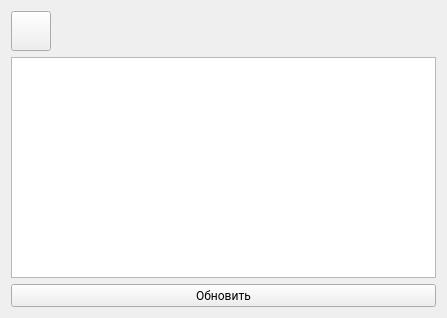
<?xml version="1.0" encoding="UTF-8"?>
<ui version="4.0">
 <class>PrintForm</class>
 <widget class="QWidget" name="PrintForm">
  <property name="enabled">
   <bool>true</bool>
  </property>
  <property name="geometry">
   <rect>
    <x>0</x>
    <y>0</y>
    <width>447</width>
    <height>318</height>
   </rect>
  </property>
  <property name="font">
   <font>
    <family>Roboto</family>
    <italic>false</italic>
   </font>
  </property>
  <property name="windowTitle">
   <string>База данных</string>
  </property>
  <layout class="QVBoxLayout" name="verticalLayout_2">
   <item>
    <layout class="QVBoxLayout" name="verticalLayout">
     <item>
      <widget class="QPushButton" name="btnHome">
       <property name="minimumSize">
        <size>
         <width>40</width>
         <height>40</height>
        </size>
       </property>
       <property name="maximumSize">
        <size>
         <width>40</width>
         <height>40</height>
        </size>
       </property>
       <property name="text">
        <string/>
       </property>
       <property name="icon">
        <iconset>
         <normaloff>../../Загрузки/png-transparent-house-svg-vector-gray-house-gray-vector.png</normaloff>../../Загрузки/png-transparent-house-svg-vector-gray-house-gray-vector.png</iconset>
       </property>
       <property name="iconSize">
        <size>
         <width>32</width>
         <height>32</height>
        </size>
       </property>
      </widget>
     </item>
     <item>
      <widget class="QTextEdit" name="textEdit"/>
     </item>
     <item>
      <widget class="QPushButton" name="btnUpdate">
       <property name="text">
        <string>Обновить</string>
       </property>
      </widget>
     </item>
    </layout>
   </item>
  </layout>
 </widget>
 <resources/>
 <connections>
  <connection>
   <sender>btnHome</sender>
   <signal>clicked()</signal>
   <receiver>PrintForm</receiver>
   <slot>close()</slot>
   <hints>
    <hint type="sourcelabel">
     <x>30</x>
     <y>30</y>
    </hint>
    <hint type="destinationlabel">
     <x>143</x>
     <y>149</y>
    </hint>
   </hints>
  </connection>
 </connections>
</ui>
